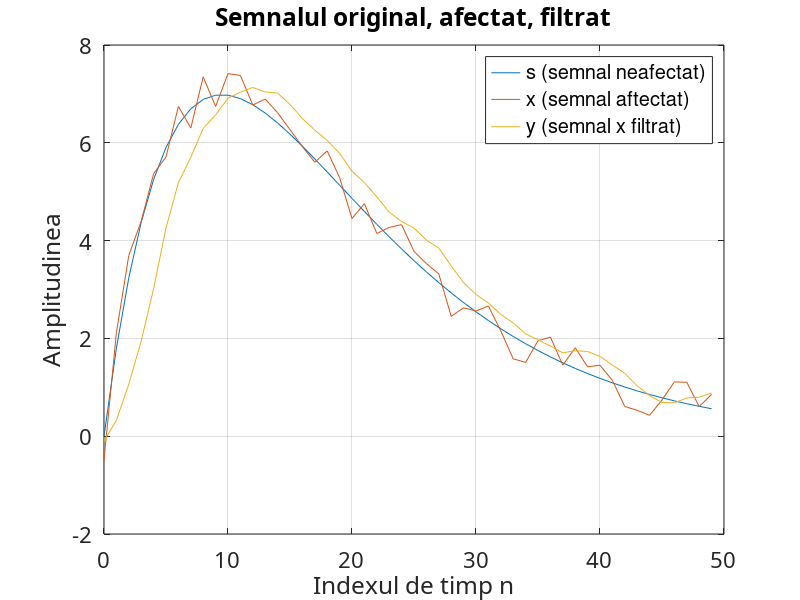

MATLAB code to generate this figure:
R = 50;
m = 0:1:R-1;
s = 2*m.*(0.9.^m);

d = rand(1, length(m)) - 0.5;

x = s + d;

M = 5;
b = ones(M, 1) / M;
y = filter(b, 1, x);

plot(m, s, m, x, m, y), grid, set (gca, 'FontName', ...
'Arial Cyr', 'FontSize', 16)

xlabel('Indexul de timp n'); ylabel('Amplitudinea')
title('Semnalul original, afectat, filtrat')

legend("s (semnal neafectat)", "x (semnal aftectat)", "y (semnal x filtrat)", "AutoUpdate", "off")